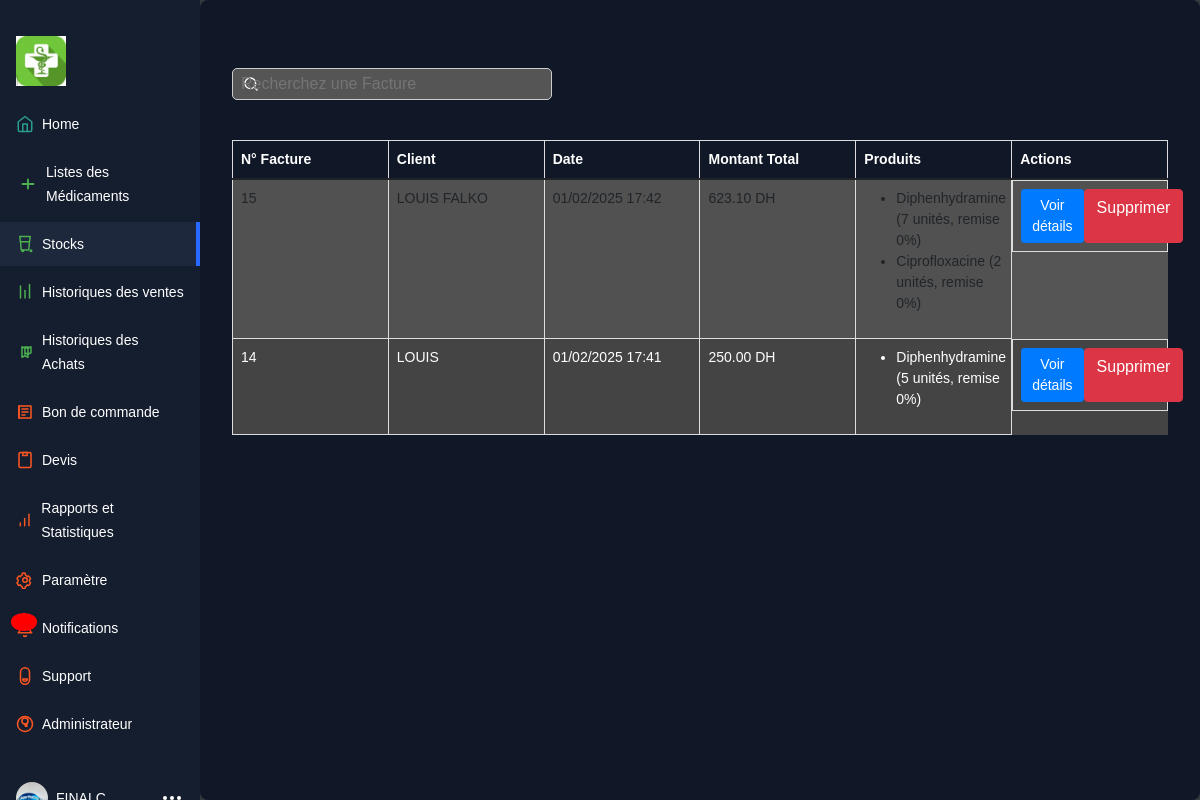
/historique-ventes/ (signed in), run on the app's committed database.
### Produits/models.py (models this page shows, shortened)
class parametre(models.Model):
     compte = models.ForeignKey(Compte, on_delete=models.CASCADE, related_name='parametres')
     user = models.OneToOneField(User, on_delete=models.CASCADE, related_name='parametre')
     name =models.CharField(max_length=200)
     adresse =models.CharField(max_length=60)
     devise =models.CharField(max_length=5)
     email  =models.EmailField()
     numero = models.CharField(max_length=15, verbose_name="Numéro de téléphone")
     fiscal = models.CharField(max_length=100, verbose_name="Régime fiscal")
     logo = models.ImageField(upload_to='images/', null=True, blank=True, )
     remarque = models.TextField(
        max_length=500,
        blank=True,
        null=True,
        default="Les produits vendus ne sont ni échangés ni remboursés. Pour tout soucis, voir le vendeur."
    )
     class Meta:
        unique_together = ('compte',)

class Facture_client(models.Model):
    compte = models.ForeignKey(Compte, on_delete=models.CASCADE, related_name='fac')
    customer = models.ForeignKey('Customer', on_delete=models.CASCADE, related_name='factures')
    date_creation = models.DateTimeField(auto_now_add=True)
    montant_total = models.DecimalField(max_digits=10, decimal_places=2, default=0)
    remise_globale = models.FloatField(default=0)
    uuid = models.UUIDField(default=uuid.uuid4, editable=False, unique=True)  # Ajout de unique=True pour le champ UUID

class Customer(models.Model):
     SEX_TYPES = (
          ('M', 'Masculin'),
          ('F', 'Feminin'),
     )
     compte = models.ForeignKey(Compte, on_delete=models.CASCADE, related_name='customer')
     name =models.CharField(max_length=100)
     email = models.EmailField()
     numero = models.CharField(max_length=50)
     adress = models.CharField(max_length=60)
     sex = models.CharField(max_length=1, choices=SEX_TYPES)

class Vente(models.Model):
    compte = models.ForeignKey(Compte, on_delete=models.CASCADE, related_name='vente')
    produit = models.ForeignKey(Produits, on_delete=models.CASCADE)
    facture = models.ForeignKey('Facture_client', on_delete=models.CASCADE, related_name="ventes")
    sale_date = models.DateTimeField(auto_now_add=True)
    quantite = models.PositiveIntegerField()
    remise = models.IntegerField(default=0, blank=True, null=True)
    customer = models.ForeignKey(Customer, on_delete=models.CASCADE)
    montant_total = models.DecimalField(max_digits=50, decimal_places=2, default=0)
    uuid = models.UUIDField(default=uuid.uuid4, editable=False, unique=True)  # Ajout de unique=True pour le champ UUID

class Produits(models.Model):
    uuid = models.UUIDField(default=uuid.uuid4, unique=True, editable=False)
    slug = models.SlugField(unique=True, blank=True)
    compte = models.ForeignKey(Compte, on_delete=models.CASCADE, related_name='produits')
    name = models.CharField(max_length=110)
    category = models.ForeignKey(Categories, on_delete=models.CASCADE)
    price = models.IntegerField()
    quantite = models.PositiveIntegerField(default=0)
    description = models.TextField()
    date_ajout = models.DateTimeField(auto_now_add=True)
    date_expiration = models.DateField(default=now)
    image = models.ImageField(null=True, blank=True, upload_to='media/')
    class Meta:
        ordering = ['-date_ajout']

### Produits/views.py (the view)
# urls.py: path('historique-ventes/', views.historique_ventes, name='historique_ventes'),
@login_required(login_url='login')
def historique_ventes(request):
    compte = request.user.profil.compte  # Utilisation du profil pour accéder au compte de l'utilisateur connecté
    factures = Facture_client.objects.filter(compte=compte).order_by('-date_creation')
    param = get_object_or_404(parametre, compte=request.user.profil.compte)
    return render(request, 'historique_ventes.html', {'factures': factures, 'parametre': param})

### utilisateurs/context_processors.py (called while the page is built)
def is_compte_admin(request):
    if request.user.is_authenticated:
        try:
            profil = request.user.profil  # Lier UtilisateurProfil au modèle User
            return {'is_admin': profil.is_compte_admin}
        except UtilisateurProfil.DoesNotExist:
            return {'is_admin': False}
    return {'is_admin': False}

### utilisateurs/models.py (called while the page is built)
    @property
    def is_compte_admin(self):
        return self.est_admin

### Produits/templates/historique_ventes.html (shortened to what this page needs)
{% load static %}
<!DOCTYPE html>
<html lang="fr">
<head>
    <link rel="stylesheet" href="{% static 'bootstrap.min.css' %}">
    <link rel="stylesheet" href="{% static 'style.css' %}">
    <link rel="stylesheet" href="{% static 'font-awesome.min.css' %}">
    <link rel="stylesheet" href="{% static 'historiquevente.css' %}">
</head>
<body>
    {% include "zonee_gauche.html" %}
    <div class="app-content">
    <div class="container mt-5">
        <form class="d-flex" method="get"  action="{% url 'rechercher_facture' %}" method='get'>
            <input class="search-bar" placeholder="Recherchez une Facture" type="text" name="produit">
         </form>
        {% if factures %}
            <table class="table table-striped">
                <thead>
                    <tr>
                        <th>N° Facture</th>
                        <th>Client</th>
                        <th>Date</th>
                        <th>Montant Total</th>
                        <th>Produits</th>
                        <th>Actions</th>
                    </tr>
                </thead>
                <tbody>
                    {% for facture in factures %}
                    <tr>
                        <td>{{ facture.id }}</td>
                        <td>{{ facture.customer.name }}</td>
                        <td>{{ facture.date_creation|date:"d/m/Y H:i" }}</td>
                        <td>{{ facture.montant_total }}  {{ parametre.devise }}</td>
                        <td>
                            <ul>
                                {% for vente in facture.ventes.all %}
                                <li>{{ vente.produit.name }} ({{ vente.quantite }} unités, remise {{ vente.remise }}%)</li>
                                {% endfor %}
                            </ul>
                        </td>
                        <td style="display: flex;">
                            <a href="{% url 'details_facture' facture.id %}" class="btn btn-primary btn-sm">Voir détails</a>
                            {% if is_admin %}
                            <a href="{% url 'supprimer_facture_vente' facture.pk %}" class="btn btn-danger">  Supprimer</a>
                            {% endif %}
                        </td>
                    </tr>
                    {% endfor %}
                </tbody>
            </table>
        {% else %}
            <p>Aucune vente enregistrée pour l'instant.</p>
        {% endif %}
    </div>
</body>
</html>

### Produits/templates/zonee_gauche.html (shortened to what this page needs)
{% load static %}
<div class="app-container" overflow >
  <div class="sidebar">
    <div class="sidebar-header">
      <div class="app-icon">
        <a href="{% url 'acc'  %}">
          <img src="{{ parametre.logo.url }}" alt="" width="50px">
        </a>
      </div>
    </div>
    <ul class="sidebar-list">
      <li class="sidebar-list-item">
        <a href="{% url 'acc' %}">
            <svg xmlns="http://www.w3.org/2000/svg" width="18" height="18" viewBox="0 0 24 24" fill="none" stroke="#2A9D8F" stroke-width="2" stroke-linecap="round" stroke-linejoin="round" class="feather feather-home">
                <path d="M3 9l9-7 9 7v11a2 2 0 0 1-2 2H5a2 2 0 0 1-2-2z"/>
                <polyline points="9 22 9 12 15 12 15 22"/>
            </svg>
            <span>Home</span>
        </a>
    </li>
    <li class="sidebar-list-item">
        <a href="{% url 'home' %}">
            <svg xmlns="http://www.w3.org/2000/svg" width="24" height="24" viewBox="0 0 24 24" fill="none" stroke="#4CAF50" stroke-width="2" stroke-linecap="round" stroke-linejoin="round" class="feather feather-plus-square">
                <path d="M19 12h-6m0 0H7m6 0V7m0 5v5"/>
            </svg>
            <span>Listes des Médicaments</span>
        </a>
    </li>
      <li class="sidebar-list-item active">
        <a href="{% url 'produits' %}">
            <span>Stocks</span>
        </a>
    </li>
    <li class="sidebar-list-item">
      <a href="{% url 'historique_ventes' %}">
          <span>Historiques des ventes</span>
      </a>
  </li>
  <li class="sidebar-list-item">
    <a href="{% url 'historique_achats' %}">
        <svg xmlns="http://www.w3.org/2000/svg" width="18" height="18" viewBox="0 0 24 24" fill="none" stroke="#4CAF50" stroke-width="2" stroke-linecap="round" stroke-linejoin="round" class="feather feather-package">
            <path d="M16 5v14l-4-2-4 2V5l4 2 4-2z"/>
            <path d="M12 13l4 2 4-2V5l-4 2-4-2v10z"/>
        </svg>
        <span>Historiques des Achats</span>
    </a>
</li>
<li class="sidebar-list-item">
  <a href="{% url 'historique_commande' %}">
      <span>Bon de commande</span>
  </a>
</li>
<li class="sidebar-list-item">
  <a href="{% url 'historique_devis' %}">
      <svg xmlns="http://www.w3.org/2000/svg" width="18" height="18" viewBox="0 0 24 24" fill="none" stroke="#FF5722" stroke-width="2" stroke-linecap="round" stroke-linejoin="round" class="feather feather-clipboard">
          <rect x="4" y="2" width="16" height="20" rx="2" ry="2" />
          <path d="M9 2h6v4H9z" />
      </svg>
      <span>Devis</span>
  </a>
</li>
<li class="sidebar-list-item">
  <a href="{% url 'rapports_statistiques' %}">
      <span>Rapports et Statistiques</span>
  </a>
</li>
{% if is_admin %}
<li class="sidebar-list-item">
  <a href="{% url 'parametre' %}">
      <span>Paramètre</span>
  </a>
</li>
{% endif %}
<li class="sidebar-list-item">
  <a href="{% url 'notifications' %}">
      <div class="notification-icon-container">
          <span id="notification-count" class="badge">{{ unread_count }}</span>
      </div>
      <span>Notifications</span>
  </a>
</li>
<li class="sidebar-list-item">
    <a href="{% url 'contact' %}">
        <span>Support</span>
    </a>
</li>
{% if is_admin %}
<li class="sidebar-list-item">
  <a href="{% url 'admin_dashboard' %}">
      <span>Administrateur</span>
  </a>
</li>
{% endif %}
    </ul>
    <div class="account-info">
      <div class="account-info-picture">
        {% if user.is_authenticated %}
        <a href="{% url 'deconnection' %}">
          <img src="{% static 'logo.png' %}" alt="" width="50px">
      </div>
      <div class="account-info-name">{{request.user }} </div>
    {% endif %}
      <button class="account-info-more">
        <svg xmlns="http://www.w3.org/2000/svg" width="24" height="24" viewBox="0 0 24 24" fill="none" stroke="currentColor" stroke-width="2" stroke-linecap="round" stroke-linejoin="round" class="feather feather-more-horizontal"><circle cx="12" cy="12" r="1"/><circle cx="19" cy="12" r="1"/><circle cx="5" cy="12" r="1"/></svg>
      </button>
    </div>
  </div>

### Produits/static/style.css (style rules this page uses)
* { box-sizing: border-box; }
:root { --app-bg: #101827; --sidebar: rgba(21, 30, 47,1); --sidebar-main-color: #fff; --table-border: #1a2131; --table-header: #1a2131; --app-content-main-color: #fff; --sidebar-link: #fff; --sidebar-active-link: #1d283c; --sidebar-hover-link: #1a2539; --action-color: #2869ff; --action-color-hover: #6291fd; --app-content-secondary-color: #1d283c; --filter-reset: #2c394f; --filter-shadow: rgba(16, 24, 39, 0.8) 0px 6px 12px -2px, rgba(0, 0, 0, 0.3) 0px 3px 7px -3px; }
body, html { margin: 0; padding: 0; height: 100%; width: 100%; }
body { overflow: hidden; font-family: "Poppins", sans-serif; background-color: var(--app-bg); -webkit-font-smoothing: antialiased; -moz-osx-font-smoothing: grayscale; }
.app-container { border-radius: 4px; width: 100%; height: 100%; max-height: 100%; max-width: 1280px; display: flex; box-shadow: rgba(99, 99, 99, 0.2) 0px 2px 8px 0px; max-width: 2000px; margin: 0 auto; }
.sidebar { flex-basis: 200px; max-width: 200px; flex-shrink: 0; background-color: var(--sidebar); display: flex; flex-direction: column; }
.sidebar-header { display: flex; align-items: center; justify-content: space-between; padding: 16px; }
.sidebar-list { list-style-type: none; padding: 0; }
.sidebar-list-item { position: relative; margin-bottom: 4px; }
.sidebar-list-item a { display: flex; align-items: center; width: 100%; padding: 10px 16px; color: var(--sidebar-link); text-decoration: none; font-size: 14px; line-height: 24px; }
.sidebar-list-item svg { margin-right: 8px; }
.sidebar-list-item.active { background-color: var(--sidebar-active-link); }
.sidebar-list-item.active:before { content: ""; position: absolute; right: 0; background-color: var(--action-color); height: 100%; width: 4px; }
.account-info { display: flex; align-items: center; padding: 16px; margin-top: auto; }
.account-info-picture { width: 32px; height: 32px; border-radius: 50%; overflow: hidden; flex-shrink: 0; }
.account-info-picture img { width: 100%; height: 100%; -o-object-fit: cover; object-fit: cover; }
.account-info-name { font-size: 14px; color: var(--sidebar-main-color); margin: 0 8px; overflow: hidden; max-width: 100%; text-overflow: ellipsis; white-space: nowrap; }
.account-info-more { color: var(--sidebar-main-color); padding: 0; border: none; background-color: transparent; margin-left: auto; }
.app-icon { color: var(--sidebar-main-color); }
.app-content { padding: 16px; background-color: var(--app-bg); height: 100%; flex: 1; max-height: 100%; display: flex; flex-direction: column; }
.search-bar { background-color: var(--app-content-secondary-color); border: 1px solid var(--app-content-secondary-color); color: var(--app-content-main-color); font-size: 14px; line-height: 24px; border-radius: 4px; padding: 0px 10px 0px 32px; height: 32px; background-size: 16px; background-repeat: no-repeat; background-position: left 10px center; width: 100%; max-width: 320px; transition: 0.2s; }
.search-bar:placeholder { color: var(--app-content-main-color); }

### Produits/static/historiquevente.css (style rules this page uses)
body { color: white; background-color: #343a40; font-family: Arial, sans-serif; overflow-x: auto; margin: 0; padding: 0; }
.app-content { padding: 20px; border-radius: 8px; max-width: 100%; overflow-x: auto; }
th { background-color: #343a40; color: white; }
td { color: white; }
table { width: 100%; border-collapse: collapse; margin-top: 20px; table-layout: fixed; }
th, td { padding: 10px; text-align: left; border: 1px solid #ddd; }
tbody tr:nth-child(odd) { background-color: #555; }
tbody tr:nth-child(even) { background-color: #444; }
.search-bar { width: 100%; padding: 8px; margin-bottom: 20px; border: 1px solid #ccc; border-radius: 5px; font-size: 16px; color: white; background-color: #555; }
.btn-sm { padding: 5px 10px; font-size: 14px; }
.btn-primary { background-color: #007bff; border-color: #007bff; color: white; }
@media (max-width: 1200px) { table { font-size: 14px; } }
@media (max-width: 1200px) { .search-bar { width: 50%; } }

### Produits/templates/zonee_gauche.html (style rules this page uses)
.sidebar { top: 0; left: 0; height: 100vh; width: 250px; padding-top: 20px; overflow-y: auto; }
.notification-icon-container { position: relative; display: inline-block; }
#notification-count { position: absolute; top: -3px; right: 5px; background-color: red; color: white; font-size: 12px; font-weight: 900; border-radius: 48%; width: 26px; height: 18px; display: none; justify-content: center; align-items: center; display: flex; text-align: center; box-shadow: 0 0 5px rgba(0, 0, 0, 0.2); }

### data on the page
parametre: logo (picture), devise "DH"
Facture_client: id "15", customer.name "LOUIS FALKO", date_creation "01/02/2025 17:42", montant_total "623.10"
Vente: produit.name "Diphenhydramine", quantite "7", remise "0"
Vente: produit.name "Ciprofloxacine", quantite "2", remise "0"
Facture_client: id "14", customer.name "LOUIS", date_creation "01/02/2025 17:41", montant_total "250.00"
Vente: produit.name "Diphenhydramine", quantite "5", remise "0"
